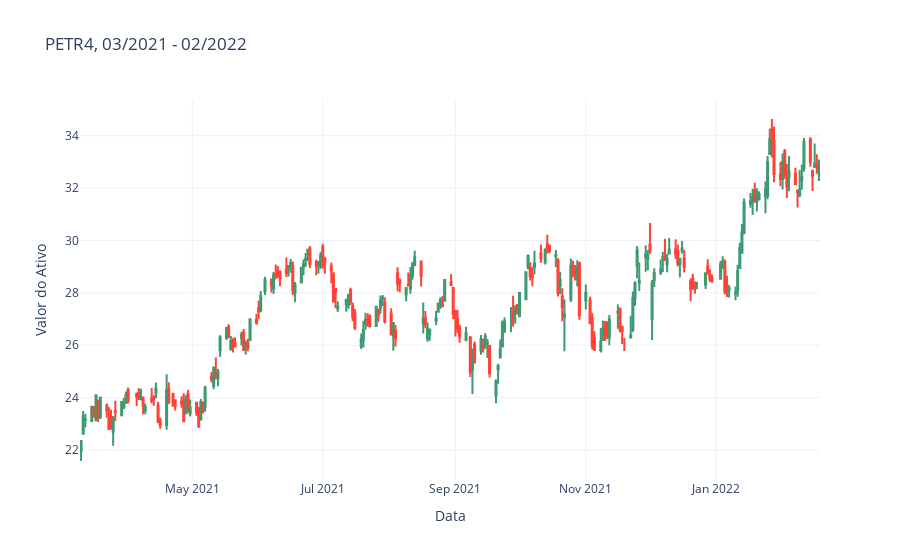

The notebook cell saved with this chart:
### Code cell
fig = go.Figure(data=[go.Candlestick(x = df.index,
                                     open = df['Open'],
                                     high = df['High'],
                                     low = df['Low'],
                                     close = df['Close'])])
fig.update_layout(
    title = 'PETR4, 03/2021 - 02/2022',
    yaxis_title = 'Valor do Ativo',
    xaxis_title = 'Data',
    template = "plotly_white",
    xaxis_rangeslider_visible=False)

### Figure 1 — Plotly figure (JSON) as saved in the notebook; plotly's stock layout.template omitted (floating-point values rounded to 4 significant figures; data arrays with more than 128 entries replaced by an {"elided": "..."} marker saying what was removed)
{"data": [{"close": {"elided": "238 float values"}, "high": {"elided": "238 float values"}, "low": {"elided": "238 float values"}, "open": {"elided": "238 float values"}, "type": "candlestick", "x": {"elided": "238 str values"}}], "layout": {"title": {"text": "PETR4, 03/2021 - 02/2022"}, "xaxis": {"rangeslider": {"visible": false}, "title": {"text": "Data"}}, "yaxis": {"title": {"text": "Valor do Ativo"}}}}
